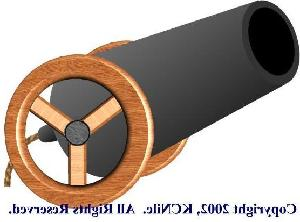
#> input picture 14CO227_Assignment_3/images/test/cannon/image_0002.jpg, 300 x 222 px, given as the content of the folder images/test/cannon/image_0002.jpgimage_0002.jpg, which was not available
$ python assignment.py --train_path images/test/cannon/image_0002.jpg --test_path images/test/cannon/image_0003.jpg   (Python 2 division)
#> lines starting #> are read from the running program, lines starting #| are printed output that depends on the picture; pictures that were not available may be replaced by others from this repository, and a replacement may not be noted
### 14CO227_Assignment_3/helpers.py
import cv2
import numpy as np
from glob import glob
from KMeans import *
from sklearn.naive_bayes import GaussianNB
from sklearn.preprocessing import StandardScaler
from matplotlib import pyplot as plt

class ImageHelpers:
	def __init__(self):
		self.sift_object = cv2.xfeatures2d.SIFT_create()

	def gray(self, image):
		gray = cv2.cvtColor(image, cv2.COLOR_BGR2GRAY)
		return gray

	def features(self, image):
		keypoints, descriptors = self.sift_object.detectAndCompute(image, None)
		return [keypoints, descriptors]


class BOVHelpers:
	def __init__(self, n_clusters = 40):
		self.n_clusters = n_clusters
		self.kmeans_obj = KMeans(n_clusters = n_clusters)
		self.kmeans_ret = None
		self.descriptor_vstack = None
		self.mega_histogram = None
		self.clf  = GaussianNB()

	def cluster(self):
		"""
		cluster using KMeans algorithm,

		"""
		self.kmeans_ret = self.kmeans_obj.fit_predict(self.descriptor_vstack)

	def developVocabulary(self,n_images, descriptor_list, kmeans_ret = None):

		"""
		Each cluster denotes a particular visual word
		Every image can be represeted as a combination of multiple
		visual words. The best method is to generate a sparse histogram
		that contains the frequency of occurence of each visual word

		Thus the vocabulary comprises of a set of histograms of encompassing
		all descriptions for all images

		"""

		self.mega_histogram = np.array([np.zeros(self.n_clusters) for i in range(n_images)])
		old_count = 0
		for i in range(n_images):
			l = len(descriptor_list[i])
			for j in range(l):
				if kmeans_ret is None:
					idx = self.kmeans_ret[old_count+j]
				else:
					idx = kmeans_ret[old_count+j]
				self.mega_histogram[i][idx] += 1
			old_count += l
		print "Vocabulary Histogram Generated"

	def standardize(self, std=None):
		"""

		standardize is required to normalize the distribution
		wrt sample size and features. If not normalized, the classifier may become
		biased due to steep variances.

		"""
		if std is None:
			self.scale = StandardScaler().fit(self.mega_histogram)
			self.mega_histogram = self.scale.transform(self.mega_histogram)
		else:
			print "STD not none. External STD supplied"
			self.mega_histogram = std.transform(self.mega_histogram)

	def formatND(self, l):
		"""
		restructures list into vstack array of shape
		M samples x N features for sklearn

		"""
		vStack = np.array(l[0])
		for remaining in l[1:]:
			vStack = np.vstack((vStack, remaining))
		self.descriptor_vstack = vStack.copy()
		return vStack

	def train(self, train_labels):
		"""
		uses sklearn.naive_bayes.GaussianNB classifier


		"""
		print "Training Naive Bayes"
		print self.clf
		print "Train labels", train_labels
		self.clf.fit(self.mega_histogram, train_labels)
		print "Training completed"

	def predict(self, iplist):
		predictions = self.clf.predict(iplist)
		return predictions

	def plotHist(self, vocabulary = None):
		print "Plotting histogram"
		if vocabulary is None:
			vocabulary = self.mega_histogram

		x_scalar = np.arange(self.n_clusters)
		y_scalar = np.array([abs(np.sum(vocabulary[:,h], dtype=np.int32)) for h in range(self.n_clusters)])

		#print y_scalar

		plt.bar(x_scalar, y_scalar)
		plt.xlabel("Visual Word Index")
		plt.ylabel("Frequency")
		plt.title("Complete Vocabulary Generated")
		plt.xticks(x_scalar + 0.4, x_scalar)
		#plt.show()

class FileHelpers:

	def __init__(self):
		pass

	def getFiles(self, path):
		"""
		- returns  a dictionary of all files
		having key => value as  objectname => image path

		- returns total number of files.

		"""
#> called with path = 'images/test/cannon/image_0002.jpg'
		imlist = {}
		count = 0
		for each in glob(path + "*"):
			word = each.split("/")[-1]
			print " #### Reading image category ", word, " ##### "
			imlist[word] = []
			for imagefile in glob(path+word+"/*"):
				print "Reading file ", imagefile
				im = cv2.imread(imagefile, 0)
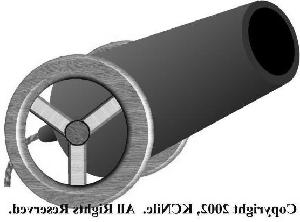
#> im: shape (222, 300); min 0, max 255, mean 167.8
				imlist[word].append(im)
				count +=1

		return [imlist, count]

### 14CO227_Assignment_3/assignment.py
import cv2
import numpy as np
from glob import glob
import argparse
from helpers import *
from matplotlib import pyplot as plt
from confusion_matrix import *

class BOV:
    def __init__(self, no_clusters):
        self.no_clusters = no_clusters
        self.train_path = None
        self.test_path = None
        self.im_helper = ImageHelpers()
        self.bov_helper = BOVHelpers(no_clusters)
        self.file_helper = FileHelpers()
        self.images = None
        self.trainImageCount = 0
        self.train_labels = np.array([])
        self.name_dict = {}
        self.descriptor_list = []


    def trainModel(self):
        """
        This method contains the entire module
        required for training the bag of visual words model

        Use of helper functions will be extensive.

        """

        # read file. prepare file lists.
        self.images, self.trainImageCount = self.file_helper.getFiles(self.train_path)
        # extract SIFT Features from each image
        label_count = 0
        for word, imlist in self.images.iteritems():
            self.name_dict[str(label_count)] = word
            print "Computing Features for ", word
            for im in imlist:
                # cv2.imshow("im", im)
                # cv2.waitKey()
                self.train_labels = np.append(self.train_labels, label_count)
                kp, des = self.im_helper.features(im)
                self.descriptor_list.append(des)

            label_count += 1
#> this loop made 1 pass
#> label_count on pass 1: 1
#> after the loop, label_count = 1; self.descriptor_list = 1 item; self.name_dict = {'0': 'image_0002.jpg'}


        # perform clustering
        bov_descriptor_stack = self.bov_helper.formatND(self.descriptor_list)
#> in formatND, `vStack = np.array(l[0])`:
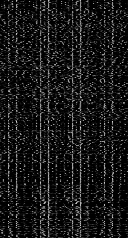
#> vStack: shape (238, 128) float32; min 0, max 216, mean 23.6
        self.bov_helper.cluster()
#> in cluster, `self.kmeans_ret = self.kmeans_obj.fit_predict(self.descriptor_vstack)`: self.kmeans_ret = 238 values, max 49 at index 42, min 0 at index 99, mean 21.61
        self.bov_helper.developVocabulary(n_images = self.trainImageCount, descriptor_list=self.descriptor_list)
#> the loop in developVocabulary, `for i in range(n_images):` made 1 pass
#> (l, old_count) on pass 1: (238, 238)
#> after the loop in developVocabulary, `for i in range(n_images):`: old_count = 238

        # show vocabulary trainedself.name_dict[str(int(cl[0]))]==''
        self.bov_helper.plotHist()
#> in plotHist, `y_scalar = np.array([abs(np.sum(vocabulary[:,h], dtype=np.int32)) for ..`: y_scalar = 50 values, max 20 at index 1, min 1 at index 0, mean 4.76


        self.bov_helper.standardize()
        self.bov_helper.train(self.train_labels)


    def recognize(self,test_img, test_image_path=None):

        """
        This method recognizes a single image
        It can be utilized individually as well.


        """

        kp, des = self.im_helper.features(test_img)
        # print kp
        #print des.shape

        # generate vocab for test image
        vocab = np.array( [[ 0 for i in range(self.no_clusters)]])
        # locate nearest clusters for each of
        # the visual word (feature) present in the image

        # test_ret =<> return of kmeans nearest clusters for N features
        test_ret = self.bov_helper.kmeans_obj.predict(des)
        # print test_ret

        # print vocab
        for each in test_ret:
            vocab[0][each] += 1

        #print vocab
        # Scale the features
        vocab = self.bov_helper.scale.transform(vocab)

        # predict the class of the image
        lb = self.bov_helper.clf.predict(vocab)
        # print "Image belongs to class : ", self.name_dict[str(int(lb[0]))]
        return lb


    def testModel(self):
        """
        This method is to test the trained classifier

        read all images from testing path
        use BOVHelpers.predict() function to obtain classes of each image

        """

        self.testImages, self.testImageCount = self.file_helper.getFiles(self.test_path)

        predictions = []
        predicted = []
        actual = []

        for word, imlist in self.testImages.iteritems():
            print "processing " ,word
            for im in imlist:
                # print imlist[0].shape, imlist[1].shape
                #print im.shape
                cl = self.recognize(im)
                #print cl
                predictions.append({
                    'image':im,
                    'class':cl,
                    'object_name':self.name_dict[str(int(cl[0]))]
                    })
#> after the loop, predictions = 1 item


        for i in range(21):
            actual.append(0)
        for i in range(20):
            actual.append(1)
        for i in range(17):
            actual.append(2)

        #print actual

        count = 0
        for each in predictions:
            # cv2.imshow(each['object_name'], each['image'])
            # cv2.waitKey()
            # cv2.destroyWindow(each['object_name'])
            #
            count += 1
            if(each['object_name']=='cannon'):
                predicted.append(0)
            elif(each['object_name']=='ceiling_fan'):
                predicted.append(1)
            else:
                predicted.append(2)
            cv2.imwrite('output/'+each['object_name']+'_'+str(count)+'.jpg',each['image'])
#> this loop made 1 pass
#> after the loop, count = 1; predicted = [2]


        # Compute confusion matrix
#> (the run stopped early here; a loop or call above may not have finished)

$ run again, on 14CO227_Assignment_3/images/test/cannon/image_0009.jpg
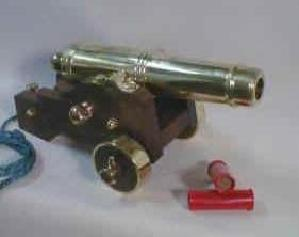
#> input picture 14CO227_Assignment_3/images/test/cannon/image_0009.jpg, 299 x 237 px, given as the content of the folder images/test/cannon/image_0009.jpgimage_0009.jpg, which was not available
#> in getFiles, `im = cv2.imread(imagefile, 0)`:
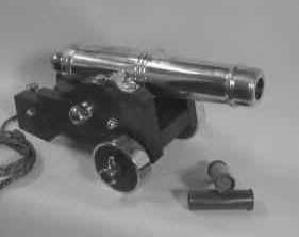
#> im: shape (237, 299); min 18, max 255, mean 129.8
#> the loop in trainModel, `for word, imlist in self.images.iteritems():` made 1 pass
#> label_count on pass 1: 1
#> after the loop in trainModel, `for word, imlist in self.images.iteritems():`: label_count = 1; self.descriptor_list = 1 item; self.name_dict = {'0': 'image_0009.jpg'}
#> in formatND, `vStack = np.array(l[0])`:
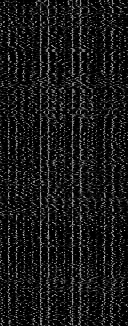
#> vStack: shape (326, 128) float32; min 0, max 193, mean 24.1
#> self.kmeans_ret = 326 values, max 49 at index 114, min 0 at index 0, mean 22.52
#> the loop in developVocabulary, `for i in range(n_images):` made 1 pass
#> (l, old_count) on pass 1: (326, 326)
#> after the loop in developVocabulary, `for i in range(n_images):`: old_count = 326
#> y_scalar = 50 values, max 17 at index 8, min 2 at index 4, mean 6.52
#> after the loop in testModel, `for word, imlist in self.testImages.iteritems():`: predictions = 1 item
#> the loop in testModel, `for each in predictions: # cv2.imshow(each['object_name'], each['image..` made 1 pass
#> after the loop in testModel, `for each in predictions:`: count = 1; predicted = [2]

$ run again, on 14CO227_Assignment_3/images/test/cannon/image_0010.jpg
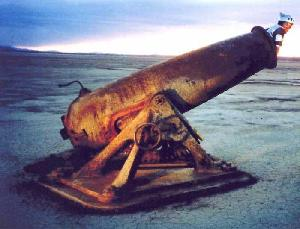
#> input picture 14CO227_Assignment_3/images/test/cannon/image_0010.jpg, 300 x 229 px, given as the content of the folder images/test/cannon/image_0010.jpgimage_0010.jpg, which was not available
#> in getFiles, `im = cv2.imread(imagefile, 0)`:
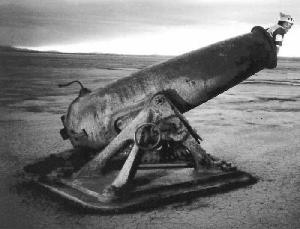
#> im: shape (229, 300); min 0, max 255, mean 120
#> the loop in trainModel, `for word, imlist in self.images.iteritems():` made 1 pass
#> label_count on pass 1: 1
#> after the loop in trainModel, `for word, imlist in self.images.iteritems():`: label_count = 1; self.descriptor_list = 1 item; self.name_dict = {'0': 'image_0010.jpg'}
#> in formatND, `vStack = np.array(l[0])`:
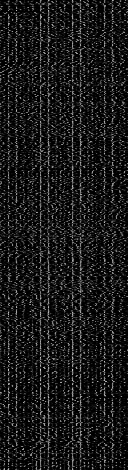
#> vStack: shape (470, 128) float32; min 0, max 206, mean 25.2
#> self.kmeans_ret = 470 values, max 49 at index 6, min 0 at index 167, mean 22.86
#> the loop in developVocabulary, `for i in range(n_images):` made 1 pass
#> (l, old_count) on pass 1: (470, 470)
#> after the loop in developVocabulary, `for i in range(n_images):`: old_count = 470
#> y_scalar = 50 values, max 24 at index 5, min 3 at index 12, mean 9.4
#> after the loop in testModel, `for word, imlist in self.testImages.iteritems():`: predictions = 1 item
#> the loop in testModel, `for each in predictions: # cv2.imshow(each['object_name'], each['image..` made 1 pass
#> after the loop in testModel, `for each in predictions:`: count = 1; predicted = [2]

$ run again, on 14CO227_Assignment_3/images/test/cannon/image_0012.jpg
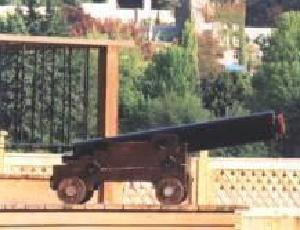
#> input picture 14CO227_Assignment_3/images/test/cannon/image_0012.jpg, 300 x 230 px, given as the content of the folder images/test/cannon/image_0012.jpgimage_0012.jpg, which was not available
#> in getFiles, `im = cv2.imread(imagefile, 0)`:
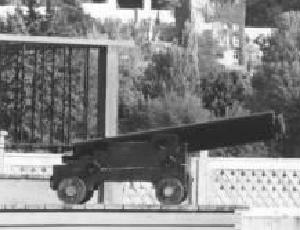
#> im: shape (230, 300); min 26, max 255, mean 133.9
#> the loop in trainModel, `for word, imlist in self.images.iteritems():` made 1 pass
#> label_count on pass 1: 1
#> after the loop in trainModel, `for word, imlist in self.images.iteritems():`: label_count = 1; self.descriptor_list = 1 item; self.name_dict = {'0': 'image_0012.jpg'}
#> in formatND, `vStack = np.array(l[0])`:
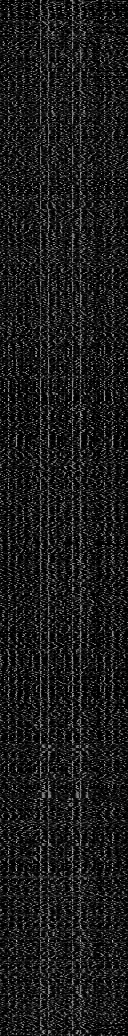
#> vStack: shape (1036, 128) float32; min 0, max 201, mean 27.4
#> self.kmeans_ret = 1036 values, max 49 at index 29, min 0 at index 71, mean 24.65
#> the loop in developVocabulary, `for i in range(n_images):` made 1 pass
#> (l, old_count) on pass 1: (1036, 1036)
#> after the loop in developVocabulary, `for i in range(n_images):`: old_count = 1036
#> y_scalar = 50 values, max 49 at index 11, min 9 at index 0, mean 20.72
#> after the loop in testModel, `for word, imlist in self.testImages.iteritems():`: predictions = 1 item
#> the loop in testModel, `for each in predictions: # cv2.imshow(each['object_name'], each['image..` made 1 pass
#> after the loop in testModel, `for each in predictions:`: count = 1; predicted = [2]
